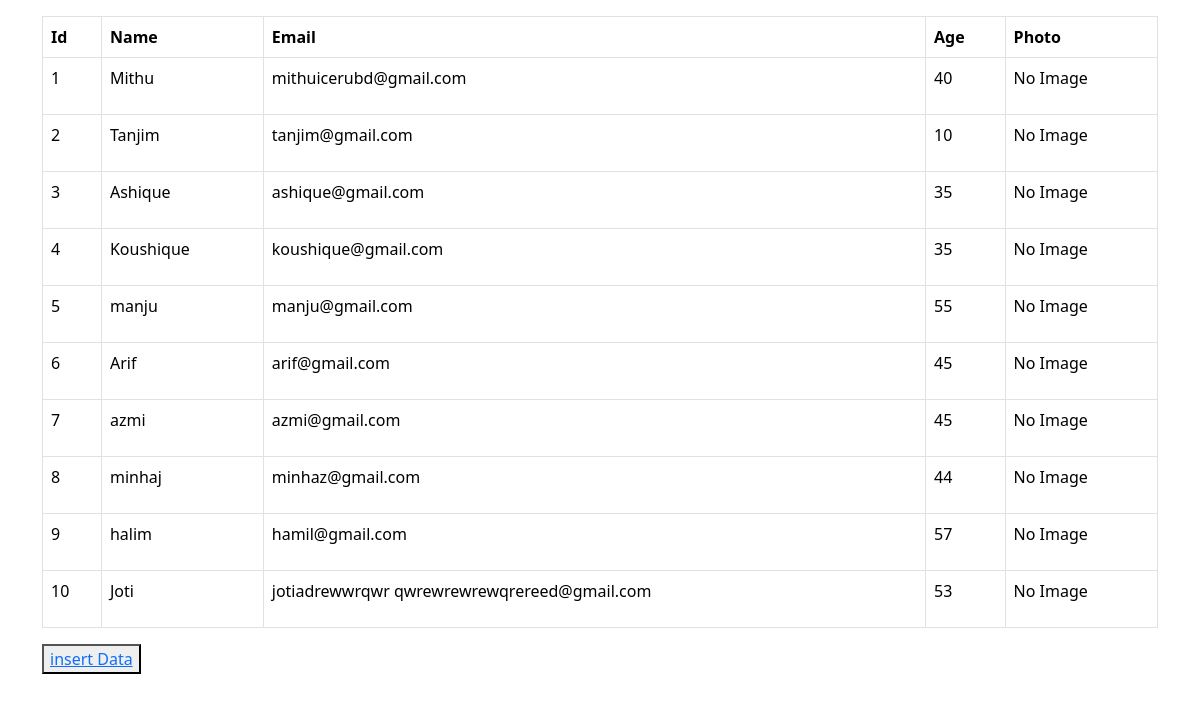
The app's page /show_data/, older data.
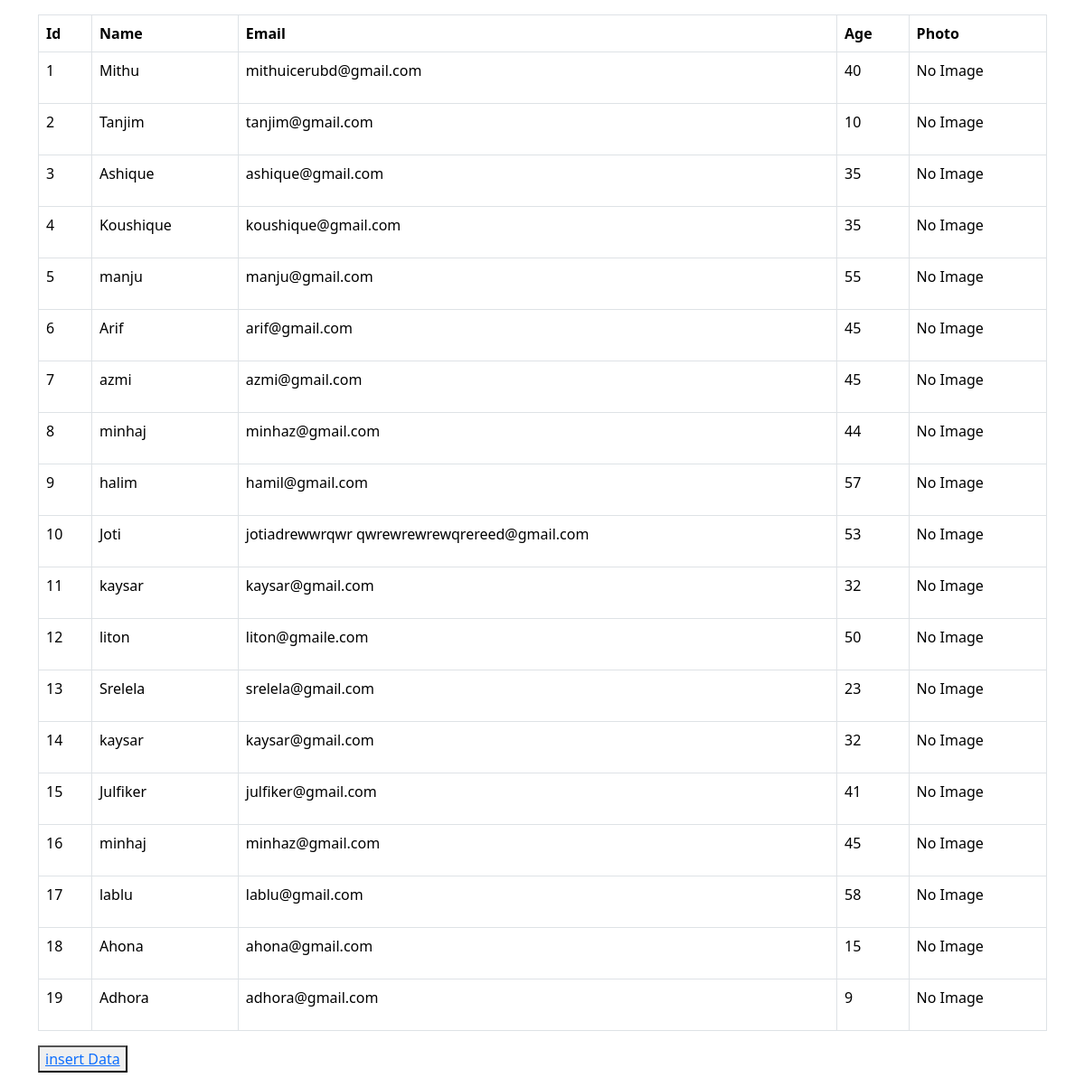
The same page, newer data.
### store/models.py (models this page shows, shortened)
class Student(models.Model):
    name=models.CharField(max_length=100)
    email=models.CharField(max_length=44)
    age =models.IntegerField()
    photo=models.ImageField(upload_to='my_photo/',null=True,blank=True)

### store/views.py (the view)
# urls.py: path('show_data/', views.show_data, name='show_data'),
def show_data(request):
    all=Student.objects.all()
    return render(request,'show_data.html',{'all':all})

### templates/show_data.html (shortened to what this page needs)
{% load static %}
<!DOCTYPE html>
<html lang="en">
<head>
    <link href="https://cdn.jsdelivr.net/npm/bootstrap@5.3.3/dist/css/bootstrap.min.css" rel="stylesheet">
</head>
<body>
    <div class="container my-3">
    <table class="table table-bordered">
            <thead>
            <tr>
                <th>Id</th>
            <th>Name</th>
            <th>Email</th>
            <th>Age</th>
            <th>Photo</th>
            </tr>
            </thead>
            <tbody>
                {% for i in all %}
                <tr>
                    <td>{{i.id}}</td>
                <td>{{i.name}}</td>
                <td>{{i.email}}</td>
                <td>{{i.age}}</td>
                <td>
                    {% if i.photo %}
                        <img src="{{ i.photo.url }}" alt="User Photo" width="200">
                    {% else %}
                        <p>No Image</p>
                    {% endif %}
                </td>
                </tr>
                {% endfor %}
            </tbody>
    </table>
    <button type="submit"><a href="{% url 'insert_data' %}"> insert Data</a></button>
</div>
</body>
</html>

Row changes from the older to the newer data that the page shows:
added Student: id "11", name "kaysar", email "kaysar@gmail.com", age "32", shows "No Image"
added Student: id "12", name "liton", email "liton@gmaile.com", age "50", shows "No Image"
added Student: id "13", name "Srelela", email "srelela@gmail.com", age "23", shows "No Image"
added Student: id "14", name "kaysar", email "kaysar@gmail.com", age "32", shows "No Image"
added Student: id "15", name "Julfiker", email "julfiker@gmail.com", age "41", shows "No Image"
added Student: id "16", name "minhaj", email "minhaz@gmail.com", age "45", shows "No Image"
added Student: id "17", name "lablu", email "lablu@gmail.com", age "58", shows "No Image"
added Student: id "18", name "Ahona", email "ahona@gmail.com", age "15", shows "No Image"
added Student: id "19", name "Adhora", email "adhora@gmail.com", age "9", shows "No Image"
